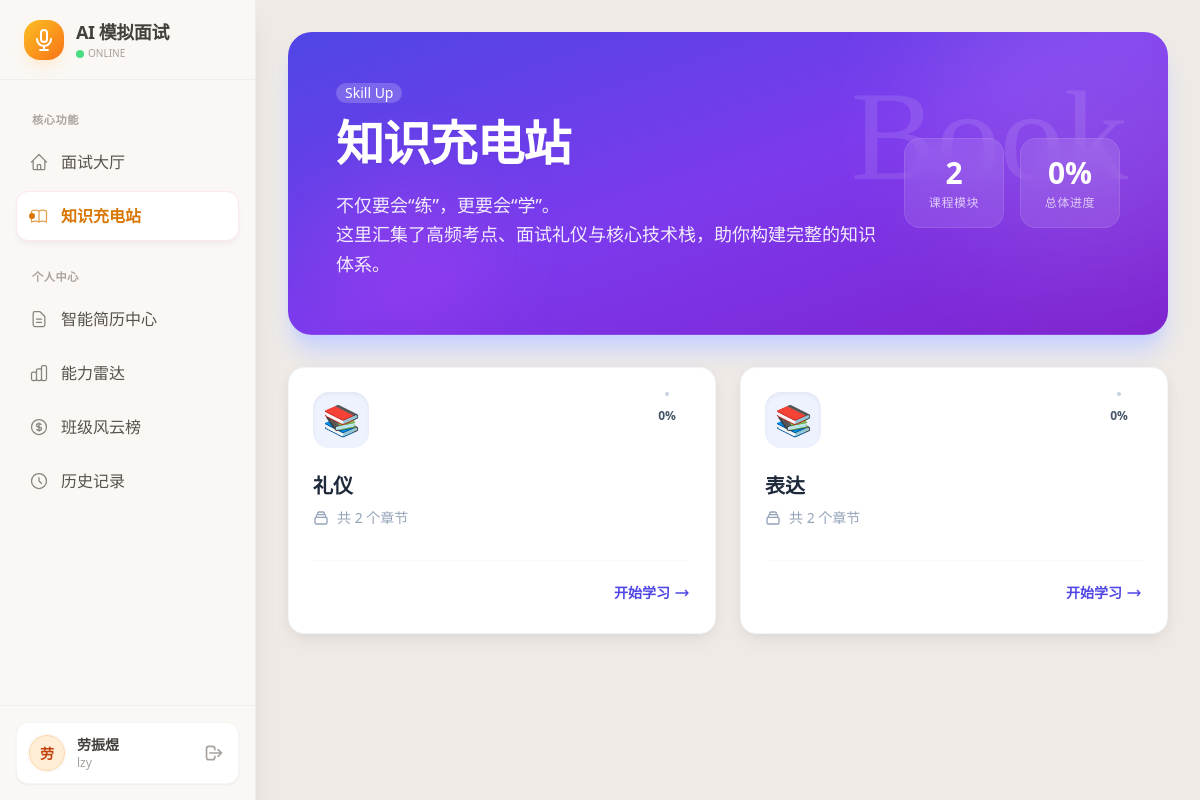
The page /learning (signed in) on the database its author committed.
### app/models.py (models this page shows, shortened)
class User(UserMixin, db.Model):
    __tablename__ = 'users'
    id = db.Column(db.Integer, primary_key=True)
    username = db.Column(db.String(50), unique=True, nullable=False)
    password_hash = db.Column(db.String(128))
    truename = db.Column(db.String(50))
    student_id = db.Column(db.String(20), unique=True)
    role = db.Column(db.String(20), default='student')
    department = db.Column(db.String(50))
    class_name = db.Column(db.String(50))
    resume_text = db.Column(db.Text)
    resume_tags = db.Column(db.String(255))  # 用逗号分隔的字符串存储
    profile_info = db.Column(db.JSON)
    created_at = db.Column(db.DateTime, default=datetime.now)

class LearningCategory(db.Model):
    __tablename__ = 'learning_categories'
    id = db.Column(db.Integer, primary_key=True)
    name = db.Column(db.String(50), nullable=False)
    icon = db.Column(db.String(20), default='📚')  # Emoji 图标
    sort_order = db.Column(db.Integer, default=0)
    materials = db.relationship('LearningMaterial', backref='category', cascade='all, delete-orphan',
                                order_by='LearningMaterial.sort_order')

### app/routes.py (the view)
@bp.route('/learning')
@login_required
def learning_index():
    categories = LearningCategory.query.order_by(LearningCategory.sort_order).all()
    progress_map = {}  # {cat_id: percent}
    my_done_ids = [p.material_id for p in UserLearningProgress.query.filter_by(user_id=current_user.id).all()]
    for cat in categories:
        total_m = len(cat.materials)
        if total_m == 0:
            progress_map[cat.id] = 0
        else:
            done_count = sum(1 for m in cat.materials if m.id in my_done_ids)
            progress_map[cat.id] = int((done_count / total_m) * 100)
    return render_template('learning_index.html', categories=categories, progress_map=progress_map)

### app/templates/learning_index.html (shortened to what this page needs)
{% extends "base.html" %}
{% block content %}
<div class="space-y-8 pb-10">
    <div class="hero rounded-3xl bg-gradient-to-br from-indigo-600 via-violet-600 to-purple-700 text-white shadow-xl shadow-indigo-200 overflow-hidden relative group">
        <div class="absolute -top-20 -right-20 w-80 h-80 bg-white/10 rounded-full blur-3xl group-hover:scale-110 transition-transform duration-700"></div>
        <div class="absolute bottom-0 left-10 w-40 h-40 bg-fuchsia-500/20 rounded-full blur-2xl"></div>
        <div class="absolute right-10 top-10 opacity-10 text-9xl font-serif select-none pointer-events-none">
            Book
        </div>
        <div class="hero-content flex-col md:flex-row justify-between w-full p-8 md:p-12 z-10">
            <div class="max-w-xl">
                <div class="badge badge-primary bg-white/20 border-none text-white mb-4 backdrop-blur-sm">
                    Skill Up
                </div>
                <h1 class="text-4xl md:text-5xl font-extrabold tracking-tight mb-4 drop-shadow-sm">
                    知识充电站
                </h1>
                <p class="py-2 opacity-90 text-lg font-medium leading-relaxed">
                    不仅要会“练”，更要会“学”。<br>
                    这里汇集了高频考点、面试礼仪与核心技术栈，助你构建完整的知识体系。
                </p>
            </div>
            <div class="hidden md:flex gap-4">
                <div class="bg-white/10 backdrop-blur-md rounded-2xl p-4 text-center min-w-[100px] border border-white/10">
                    <div class="text-3xl font-bold">{{ categories|length }}</div>
                    <div class="text-xs opacity-70 uppercase tracking-wider mt-1">课程模块</div>
                </div>
                <div class="bg-white/10 backdrop-blur-md rounded-2xl p-4 text-center min-w-[100px] border border-white/10">
                    <div class="text-3xl font-bold">
                        {% set total_progress = progress_map.values() | sum %}
                        {% set count = progress_map | length %}
                        {{ (total_progress / count)|int if count > 0 else 0 }}%
                    </div>
                    <div class="text-xs opacity-70 uppercase tracking-wider mt-1">总体进度</div>
                </div>
            </div>
        </div>
    </div>
    <div class="grid grid-cols-1 md:grid-cols-2 xl:grid-cols-3 gap-6">
        {% for cat in categories %}
            {% set progress = progress_map[cat.id] %}
            {% set progress_color = 'text-slate-300' %}
            {% if progress == 100 %}
                {% set progress_color = 'text-emerald-500' %}
            {% elif progress > 0 %}
                {% set progress_color = 'text-indigo-500' %}
            {% endif %}
        <a href="{{ url_for('routes.learning_detail', material_id=cat.materials[0].id) if cat.materials else '#' }}"
           class="card bg-white shadow-[0_2px_15px_-3px_rgba(0,0,0,0.07),0_10px_20px_-2px_rgba(0,0,0,0.04)] border border-slate-100 hover:shadow-xl hover:-translate-y-1 transition-all duration-300 group h-full">
            <div class="card-body p-6">
                <div class="flex justify-between items-start mb-4">
                    <div class="w-14 h-14 rounded-2xl bg-indigo-50 flex items-center justify-center text-3xl shadow-inner group-hover:scale-110 transition-transform duration-300">
                        {{ cat.icon }}
                    </div>
                    <div class="relative flex items-center justify-center">
                        <div class="radial-progress {{ progress_color }} transition-all duration-500 group-hover:scale-110"
                             style="--value:{{ progress }}; --size:3rem; --thickness: 4px;">
                            <span class="text-xs font-bold text-slate-600">{{ progress }}%</span>
                        </div>
                    </div>
                </div>
                <div class="flex-1">
                    <h2 class="card-title text-xl font-bold text-slate-800 group-hover:text-indigo-600 transition-colors mb-2">
                        {{ cat.name }}
                    </h2>
                    <div class="flex items-center gap-2 text-sm text-slate-400">
                        <span>共 {{ cat.materials|length }} 个章节</span>
                    </div>
                </div>
                <div class="card-actions justify-end mt-6 pt-4 border-t border-slate-50">
                    {% if progress == 100 %}
                        <button class="btn btn-sm btn-ghost text-emerald-600 gap-1 pl-0">
                            <svg xmlns="http://www.w3.org/2000/svg" class="h-4 w-4" viewBox="0 0 20 20" fill="currentColor"><path fill-rule="evenodd" d="M10 18a8 8 0 100-16 8 8 0 000 16zm3.707-9.293a1 1 0 00-1.414-1.414L9 10.586 7.707 9.293a1 1 0 00-1.414 1.414l2 2a1 1 0 001.414 0l4-4z" clip-rule="evenodd" /></svg>
                            已学完，去复习
                        </button>
                    {% else %}
                        <button class="btn btn-sm btn-ghost text-indigo-600 gap-1 pr-0 group-hover:translate-x-1 transition-transform">
                            {{ '继续学习' if progress > 0 else '开始学习' }}
                            <svg xmlns="http://www.w3.org/2000/svg" class="h-4 w-4" fill="none" viewBox="0 0 24 24" stroke="currentColor"><path stroke-linecap="round" stroke-linejoin="round" stroke-width="2" d="M17 8l4 4m0 0l-4 4m4-4H3" /></svg>
                        </button>
                    {% endif %}
                </div>
            </div>
        </a>
        {% endfor %}
    </div>
</div>
{% endblock %}

### app/templates/base.html (shortened to what this page needs)
<!DOCTYPE html>
<html data-theme="cupcake">
<head>
    <link href="https://cdn.jsdelivr.net/npm/daisyui@4.12.10/dist/full.min.css" rel="stylesheet" type="text/css" />
    <script src="https://cdn.tailwindcss.com"></script>
</head>
<body class="bg-base-200 text-base-content font-sans">
    <aside id="sidebar" style="background-color: #faf7f5;" class="fixed left-0 top-0 h-screen w-64 border-r border-stone-200/60 shadow-xl z-50 sidebar-transition transform -translate-x-full lg:translate-x-0 flex flex-col">
        <div class="h-20 flex items-center px-6 border-b border-stone-200/50">
            <a href="{{ url_for('routes.home') }}" class="flex items-center gap-3 w-full group">
                <div class="w-10 h-10 rounded-2xl bg-gradient-to-br from-amber-400 to-orange-500 flex items-center justify-center shadow-lg shadow-orange-100 group-hover:rotate-3 transition-transform duration-300">
                    <svg xmlns="http://www.w3.org/2000/svg" class="h-6 w-6 text-white" fill="none" viewBox="0 0 24 24" stroke="currentColor">
                        <path stroke-linecap="round" stroke-linejoin="round" stroke-width="2" d="M19 11a7 7 0 01-7 7m0 0a7 7 0 01-7-7m7 7v4m0 0H8m4 0h4m-4-8a3 3 0 01-3-3V5a3 3 0 116 0v6a3 3 0 01-3 3z" />
                    </svg>
                </div>
                <div>
                    <h1 class="text-lg font-bold text-stone-700 tracking-tight">AI 模拟面试</h1>
                    <div class="flex items-center gap-1">
                        <span class="w-2 h-2 rounded-full bg-green-400"></span>
                        <p class="text-[10px] text-stone-400 font-medium uppercase">Online</p>
                    </div>
                </div>
            </a>
        </div>
        <nav class="flex-1 overflow-y-auto sidebar-content px-4 py-2">
            <div class="menu-section-title">核心功能</div>
            <ul class="space-y-1">
                <li>
                    <a href="{{ url_for('routes.home') }}" class="menu-item flex items-center gap-3 px-3 py-3 {{ 'active' if request.endpoint == 'routes.home' else '' }}">
                        <span>面试大厅</span>
                    </a>
                </li>
                <li>
                    <a href="{{ url_for('routes.learning_index') }}" class="menu-item flex items-center gap-3 px-3 py-3 {{ 'active' if request.endpoint and 'learning' in request.endpoint else '' }}">
                        <span>知识充电站</span>
                    </a>
                </li>
                </ul>
            <div class="menu-section-title">个人中心</div>
            <ul class="space-y-1">
                <li>
                    <a href="{{ url_for('routes.resume_dashboard') }}" class="menu-item flex items-center gap-3 px-3 py-3 {{ 'active' if request.endpoint in ['routes.resume_dashboard', 'routes.resume_edit', 'routes.resume_builder', 'routes.profile_basic'] else '' }}">
                        <span>智能简历中心</span>
                    </a>
                </li>
                <li>
                    <a href="{{ url_for('routes.ability_radar') }}" class="menu-item flex items-center gap-3 px-3 py-3 {{ 'active' if request.endpoint == 'routes.ability_radar' else '' }}">
                        <span>能力雷达</span>
                    </a>
                </li>
                <li>
                    <a href="{{ url_for('routes.leaderboard') }}" class="menu-item flex items-center gap-3 px-3 py-3 {{ 'active' if request.endpoint == 'routes.leaderboard' else '' }}">
                        <span>班级风云榜</span>
                    </a>
                </li>
                <li>
                    <a href="{{ url_for('routes.history') }}" class="menu-item flex items-center gap-3 px-3 py-3 {{ 'active' if request.endpoint == 'routes.history' else '' }}">
                        <svg xmlns="http://www.w3.org/2000/svg" class="h-5 w-5 opacity-70" fill="none" viewBox="0 0 24 24" stroke="currentColor"><path stroke-linecap="round" stroke-linejoin="round" stroke-width="1.5" d="M12 8v4l3 3m6-3a9 9 0 11-18 0 9 9 0 0118 0z" /></svg>
                        <span>历史记录</span>
                    </a>
                </li>
            </ul>
        </nav>
        <div class="p-4 border-t border-stone-200/50 bg-[#faf7f5]">
            {% if current_user.is_authenticated %}
                {% set avatar_styles = [
                    'bg-rose-100 text-rose-700 border border-rose-200',
                    'bg-orange-100 text-orange-700 border border-orange-200',
                    'bg-emerald-100 text-emerald-700 border border-emerald-200',
                    'bg-cyan-100 text-cyan-700 border border-cyan-200',
                    'bg-blue-100 text-blue-700 border border-blue-200',
                    'bg-violet-100 text-violet-700 border border-violet-200',
                    'bg-fuchsia-100 text-fuchsia-700 border border-fuchsia-200'
                ] %}
                {% set style_class = avatar_styles[(current_user.id) % 7] %}
                <div class="flex items-center gap-3 w-full p-3 bg-white rounded-xl shadow-sm border border-stone-100">
                    <div class="avatar placeholder">
                        <div class="{{ style_class }} w-9 h-9 rounded-full grid place-items-center ring-2 ring-stone-50">
                            <span class="text-sm font-bold leading-none select-none mt-[1px]">{{ current_user.truename[0] if current_user.truename else '我' }}</span>
                        </div>
                    </div>
                    <div class="flex-1 min-w-0 text-left">
                        <p class="text-sm font-bold text-stone-700 truncate">{{ current_user.truename }}</p>
                        <p class="text-xs text-stone-400 truncate">{{ current_user.username }}</p>
                    </div>
                    <a href="{{ url_for('auth.logout') }}" class="btn btn-ghost btn-xs btn-square text-stone-400 hover:text-red-500" title="退出登录">
                        <svg xmlns="http://www.w3.org/2000/svg" class="h-5 w-5" fill="none" viewBox="0 0 24 24" stroke="currentColor"><path stroke-linecap="round" stroke-linejoin="round" stroke-width="2" d="M17 16l4-4m0 0l-4-4m4 4H7m6 4v1a3 3 0 01-3 3H6a3 3 0 01-3-3V7a3 3 0 013-3h4a3 3 0 013 3v1" /></svg>
                    </a>
                </div>
            {% else %}
                <a href="{{ url_for('auth.login') }}" class="btn btn-primary w-full text-white">立即登录</a>
            {% endif %}
        </div>
    </aside>
    <main class="min-h-screen main-content pt-16 lg:pt-0 transition-all duration-300">
        <div class="p-4 sm:p-6 lg:p-8">
            {% block content %}{% endblock %}
        </div>
    </main>
</body>
</html>

### app/templates/base.html (style rules this page uses)
.sidebar-transition { transition: transform 0.3s ease-in-out; }
.menu-item { position: relative; transition: all 0.2s cubic-bezier(0.4, 0, 0.2, 1); border-radius: 0.75rem; margin-bottom: 4px; font-weight: 500; color: #57534e; border: 1px solid transparent; }
.menu-item.active { background-color: #ffffff !important; color: #d97706 !important; font-weight: 700; box-shadow: 0 4px 6px -1px rgba(0, 0, 0, 0.05); border-color: #fce7f3; }
.menu-item.active::before { content: ''; position: absolute; left: 0.75rem; top: 50%; transform: translateY(-50%); height: 6px; width: 6px; background-color: #d97706; border-radius: 50%; }
.menu-section-title { font-size: 0.7rem; text-transform: uppercase; letter-spacing: 0.05em; color: #a8a29e; font-weight: 800; padding: 1.5rem 1rem 0.5rem 1rem; }
@media (min-width: 1024px) { .main-content { margin-left: 16rem; } }

### rows shown on the page
User: truename "劳", truename "劳振煜", username "lzy"
LearningCategory: icon "📚", progress "0", name "礼仪", materials|length "2", value "开始学习"
LearningCategory: icon "📚", progress "0", name "表达", materials|length "2", value "开始学习"

### other values the page prints
{{ categories|length }} "2"
{{ (total_progress / count)|int if count > 0 else 0 }} "0"
